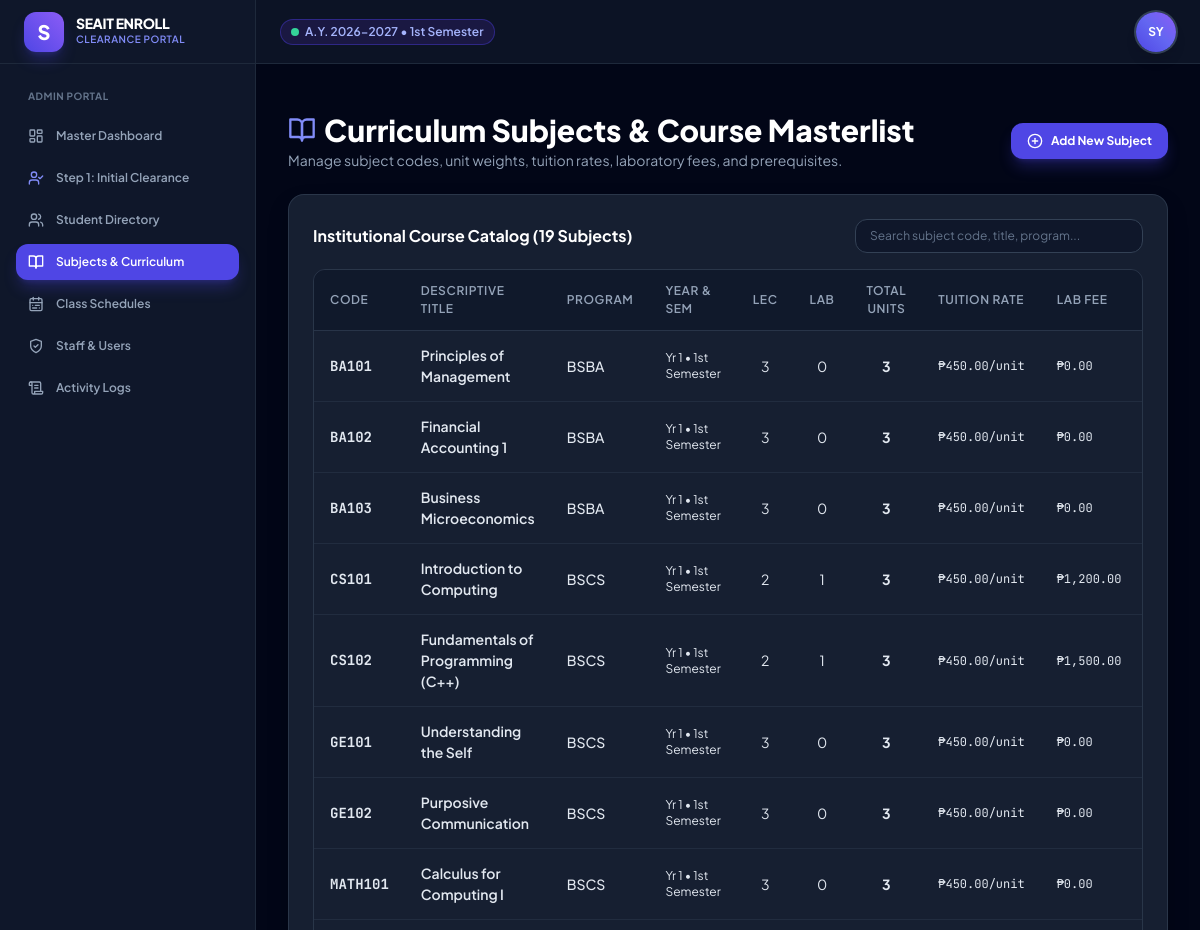
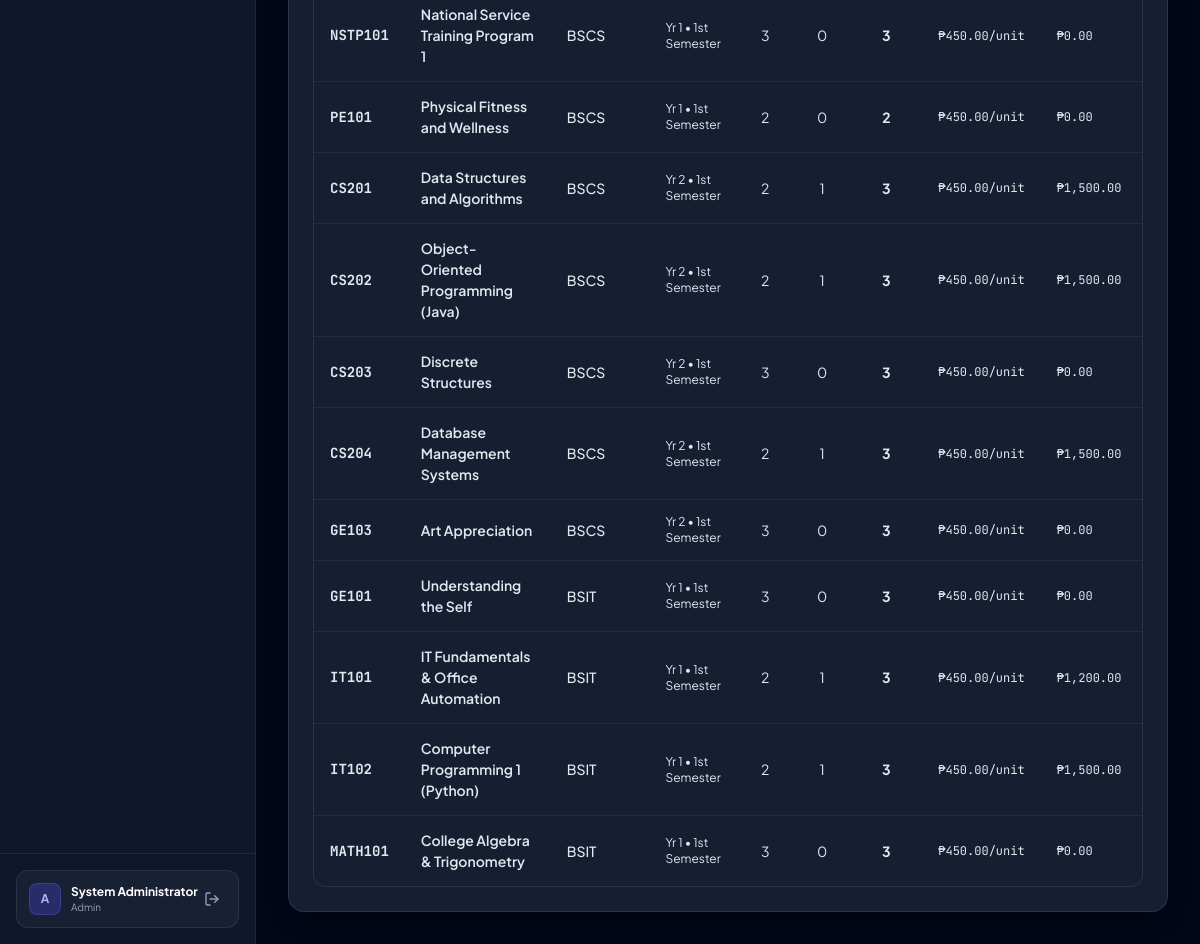
Screenshot of /modules/admin/subjects.php (signed in) with the database file from the repository (2 pictures, top to bottom).
### tables this page shows
CREATE TABLE `academic_terms` (
    `id` INT NOT NULL AUTO_INCREMENT PRIMARY KEY,
    `academic_year` VARCHAR(20) NOT NULL,
    `semester` VARCHAR(20) NOT NULL,
    `is_active` TINYINT(1) DEFAULT 0,
    `created_at` TIMESTAMP DEFAULT CURRENT_TIMESTAMP
);

CREATE TABLE `subjects` (
    `id` INT NOT NULL AUTO_INCREMENT PRIMARY KEY,
    `program_id` INT NOT NULL,
    `code` VARCHAR(20) NOT NULL,
    `title` VARCHAR(150) NOT NULL,
    `lecture_units` INT DEFAULT 3,
    `lab_units` INT DEFAULT 0,
    `total_units` INT DEFAULT 3,
    `tuition_rate_per_unit` DECIMAL(10,2) DEFAULT 450.00,
    `lab_fee` DECIMAL(10,2) DEFAULT 0.00,
    `prerequisites` VARCHAR(100) DEFAULT 'None',
    `year_level` INT NOT NULL,
    `semester` VARCHAR(20) NOT NULL,
    `created_at` TIMESTAMP DEFAULT CURRENT_TIMESTAMP
);

CREATE TABLE `programs` (
    `id` INT NOT NULL AUTO_INCREMENT PRIMARY KEY,
    `department_id` INT NOT NULL,
    `code` VARCHAR(20) NOT NULL UNIQUE,
    `name` VARCHAR(150) NOT NULL,
    `total_years` INT DEFAULT 4,
    `created_at` TIMESTAMP DEFAULT CURRENT_TIMESTAMP
);

### config/functions.php (called while the page is built, shortened)
<?php
function url($path = '') {
    return BASE_URL . ltrim($path, '/');
}
function is_logged_in() {
    return isset($_SESSION['user_id']) && !empty($_SESSION['user_id']);
}
function current_user() {
    return [
        'id'            => $_SESSION['user_id'] ?? null,
        'username'      => $_SESSION['username'] ?? '',
        'email'         => $_SESSION['email'] ?? '',
        'role'          => $_SESSION['role'] ?? '',
        'full_name'     => $_SESSION['full_name'] ?? '',
        'department_id' => $_SESSION['department_id'] ?? null,
        'student_id'    => $_SESSION['student_id'] ?? null,
        'student_no'    => $_SESSION['student_no'] ?? null,
        'program_id'    => $_SESSION['program_id'] ?? null,
        'program_code'  => $_SESSION['program_code'] ?? null,
    ];
}
function get_active_term() {
    $db = getDB();
    $stmt = $db->query("SELECT * FROM academic_terms WHERE is_active = 1 LIMIT 1");
    $term = $stmt->fetch();
    return $term;
}
function format_currency($amount) {
    return '₱' . number_format((float)$amount, 2);
}

### modules/admin/subjects.php (the view, shortened to what this page needs)
<?php
require_once __DIR__ . '/../../config/functions.php';
$db = getDB();
$subjects = $db->query("SELECT s.*, p.code as program_code FROM subjects s JOIN programs p ON s.program_id = p.id ORDER BY p.code, s.year_level, s.code")->fetchAll();
include __DIR__ . '/../../includes/header.php';
?>
<div class="space-y-6 max-w-7xl mx-auto">
    <div class="flex flex-col sm:flex-row sm:items-center justify-between gap-4">
        <div>
            <h1 class="text-2xl sm:text-3xl font-extrabold text-white flex items-center gap-2">
                <i data-lucide="book-open" class="w-7 h-7 text-indigo-400"></i>
                Curriculum Subjects & Course Masterlist
            </h1>
            <p class="text-xs sm:text-sm text-slate-400 mt-0.5">
                Manage subject codes, unit weights, tuition rates, laboratory fees, and prerequisites.
            </p>
        </div>
        <button onclick="openModal('add-subject-modal')" class="px-4 py-2.5 bg-indigo-600 hover:bg-indigo-500 text-white text-xs font-bold rounded-xl shadow-lg shadow-indigo-600/30 flex items-center gap-2 transition-all">
            <i data-lucide="plus-circle" class="w-4 h-4"></i>
            Add New Subject
        </button>
    </div>
    <div class="glass-card p-6 space-y-4">
        <div class="flex flex-col sm:flex-row sm:items-center justify-between gap-4">
            <h2 class="text-base font-bold text-white">Institutional Course Catalog (<?= count($subjects) ?> Subjects)</h2>
            <div class="w-full sm:w-72">
                <input type="text" data-table-search="subj-table" placeholder="Search subject code, title, program..." class="w-full bg-slate-900 border border-slate-700 rounded-xl px-3.5 py-2 text-xs text-white placeholder-slate-500 focus:outline-none focus:border-indigo-500">
            </div>
        </div>
        <div class="data-table-container">
            <table class="data-table" id="subj-table">
                <thead>
                    <tr>
                        <th>Code</th>
                        <th>Descriptive Title</th>
                        <th>Program</th>
                        <th>Year & Sem</th>
                        <th class="text-center">Lec</th>
                        <th class="text-center">Lab</th>
                        <th class="text-center">Total Units</th>
                        <th>Tuition Rate</th>
                        <th>Lab Fee</th>
                        <th>Prerequisites</th>
                    </tr>
                </thead>
                <tbody>
                    <?php foreach ($subjects as $s): ?>
                        <tr>
                            <td class="font-mono font-bold text-indigo-400"><?= htmlspecialchars($s['code']) ?></td>
                            <td class="font-semibold text-white"><?= htmlspecialchars($s['title']) ?></td>
                            <td class="font-medium text-slate-300"><?= htmlspecialchars($s['program_code']) ?></td>
                            <td class="text-xs text-slate-300">Yr <?= htmlspecialchars($s['year_level']) ?> &bull; <?= htmlspecialchars($s['semester']) ?></td>
                            <td class="text-center text-slate-400"><?= htmlspecialchars($s['lecture_units']) ?></td>
                            <td class="text-center text-slate-400"><?= htmlspecialchars($s['lab_units']) ?></td>
                            <td class="text-center font-bold text-white"><?= htmlspecialchars($s['total_units']) ?></td>
                            <td class="font-mono text-slate-300 text-xs"><?= format_currency($s['tuition_rate_per_unit']) ?>/unit</td>
                            <td class="font-mono text-slate-300 text-xs"><?= format_currency($s['lab_fee']) ?></td>
                            <td class="text-xs text-slate-400"><?= htmlspecialchars($s['prerequisites']) ?></td>
                        </tr>
                    <?php endforeach; ?>
                </tbody>
            </table>
        </div>
    </div>
</div>
<?php include __DIR__ . '/../../includes/footer.php'; ?>

### includes/header.php (shortened to what this page needs)
<?php
require_once __DIR__ . '/../config/functions.php';
$user = current_user();
$active_term = get_active_term();
?>
<!DOCTYPE html>
<html lang="en" class="dark">
<head>
    <script src="https://cdn.tailwindcss.com"></script>
    <link rel="stylesheet" href="<?= url('assets/css/style.css') ?>">
    <link rel="stylesheet" href="<?= url('assets/css/print.css') ?>" media="print">
</head>
<body class="bg-slate-950 text-slate-100 flex min-h-screen">
    <?php if (is_logged_in()): ?>
    <?php include __DIR__ . '/sidebar.php'; ?>
    <?php endif; ?>
    <div class="flex-1 flex flex-col min-w-0">
        <?php if (is_logged_in()): ?>
        <header class="h-16 bg-slate-900/80 backdrop-blur-md border-b border-slate-800 flex items-center justify-between px-4 sm:px-6 z-30 sticky top-0">
            <div class="flex items-center gap-3">
                <div class="flex items-center gap-2">
                    <span class="inline-flex items-center gap-1.5 px-2.5 py-1 rounded-full text-xs font-semibold bg-indigo-950/80 text-indigo-300 border border-indigo-700/50">
                        <span class="w-2 h-2 rounded-full bg-emerald-400 animate-pulse"></span>
                        A.Y. <?= htmlspecialchars($active_term['academic_year']) ?> &bull; <?= htmlspecialchars($active_term['semester']) ?>
                    </span>
                </div>
            </div>
            <div class="flex items-center gap-4">
                <div class="relative" id="user-profile-menu-container">
                    <button type="button" id="user-profile-btn" onclick="toggleUserProfileDropdown(event)" class="w-10 h-10 rounded-full bg-gradient-to-tr from-indigo-600 via-indigo-500 to-violet-500 hover:from-indigo-500 hover:to-violet-400 flex items-center justify-center font-bold text-xs text-white shadow-lg ring-2 ring-slate-700 hover:ring-indigo-400 active:scale-95 transition-all focus:outline-none cursor-pointer select-none" aria-label="User profile menu" aria-expanded="false" title="Tap to toggle Actions Menu">
                        <span id="user-avatar-initials" class="pointer-events-none"><?= strtoupper(substr($user['full_name'] ?? $user['username'], 0, 2)) ?></span>
                    </button>
                </div>
            </div>
        </header>
        <?php endif; ?>
        <div class="px-4 sm:px-6 pt-4">
        </div>
        <main class="flex-1 overflow-y-auto p-4 sm:p-6 lg:p-8">

### assets/css/style.css (style rules this page uses)
:root { --font-main: 'Plus Jakarta Sans', -apple-system, BlinkMacSystemFont, 'Segoe UI', Roboto, sans-serif; --font-mono: 'JetBrains Mono', monospace; --primary: #4f46e5; --primary-hover: #4338ca; --primary-light: #eef2ff; --primary-dark: #3730a3; --accent: #06b6d4; --success: #10b981; --warning: #f59e0b; --danger: #ef4444; --info: #3b82f6; --bg-main: #0f172a; --bg-surface: #1e293b; --bg-card: rgba(30, 41, 59, 0.75); --border-color: rgba(51, 65, 85, 0.7); --text-primary: #f8fafc; --text-secondary: #94a3b8; --text-muted: #64748b; --radius-sm: 8px; --radius-md: 12px; --radius-lg: 16px; --radius-xl: 24px; --shadow-subtle: 0 4px 6px -1px rgba(0, 0, 0, 0.1), 0 2px 4px -1px rgba(0, 0, 0, 0.06); --shadow-card: 0 10px 25px -5px rgba(0, 0, 0, 0.3), 0 8px 10px -6px rgba(0, 0, 0, 0.2); --shadow-glow: 0 0 25px -5px rgba(79, 70, 229, 0.35); }
* { box-sizing: border-box; margin: 0; padding: 0; }
body { font-family: var(--font-main); background-color: var(--bg-main); color: var(--text-primary); min-height: 100vh; overflow-x: hidden; line-height: 1.5; }
.glass-card { background: var(--bg-card); backdrop-filter: blur(16px); -webkit-backdrop-filter: blur(16px); border: 1px solid var(--border-color); border-radius: var(--radius-lg); box-shadow: var(--shadow-card); }
.data-table-container { overflow-x: auto; border-radius: var(--radius-md); border: 1px solid var(--border-color); }
.data-table { width: 100%; border-collapse: separate; border-spacing: 0; font-size: 0.875rem; text-align: left; }
.data-table th { background-color: rgba(15, 23, 42, 0.7); color: #94a3b8; font-weight: 600; text-transform: uppercase; font-size: 0.75rem; letter-spacing: 0.05em; padding: 12px 16px; border-bottom: 1px solid var(--border-color); }
.data-table td { padding: 14px 16px; border-bottom: 1px solid rgba(51, 65, 85, 0.4); color: #e2e8f0; }
.data-table tbody tr:last-child td { border-bottom: none; }

### rows the page displays
academic_terms: academic_year "2026-2027", semester "1st Semester"
subjects: code "BA101", title "Principles of Management", program.code "BSBA", year_level "1", semester "1st Semester", lecture_units "3", lab_units "0", total_units "3", tuition_rate_per_unit "₱450.00", lab_fee "₱0.00"
subjects: code "BA102", title "Financial Accounting 1", program.code "BSBA", year_level "1", semester "1st Semester", lecture_units "3", lab_units "0", total_units "3", tuition_rate_per_unit "₱450.00", lab_fee "₱0.00"
subjects: code "BA103", title "Business Microeconomics", program.code "BSBA", year_level "1", semester "1st Semester", lecture_units "3", lab_units "0", total_units "3", tuition_rate_per_unit "₱450.00", lab_fee "₱0.00"
subjects: code "CS101", title "Introduction to Computing", program.code "BSCS", year_level "1", semester "1st Semester", lecture_units "2", lab_units "1", total_units "3", tuition_rate_per_unit "₱450.00", lab_fee "₱1,200.00"
subjects: code "CS102", title "Fundamentals of Programming (C++)", program.code "BSCS", year_level "1", semester "1st Semester", lecture_units "2", lab_units "1", total_units "3", tuition_rate_per_unit "₱450.00", lab_fee "₱1,500.00"
subjects: code "GE101", title "Understanding the Self", program.code "BSCS", year_level "1", semester "1st Semester", lecture_units "3", lab_units "0", total_units "3", tuition_rate_per_unit "₱450.00", lab_fee "₱0.00"
subjects: code "GE102", title "Purposive Communication", program.code "BSCS", year_level "1", semester "1st Semester", lecture_units "3", lab_units "0", total_units "3", tuition_rate_per_unit "₱450.00", lab_fee "₱0.00"
subjects: code "MATH101", title "Calculus for Computing I", program.code "BSCS", year_level "1", semester "1st Semester", lecture_units "3", lab_units "0", total_units "3", tuition_rate_per_unit "₱450.00", lab_fee "₱0.00"
subjects: code "NSTP101", title "National Service Training Program 1", program.code "BSCS", year_level "1", semester "1st Semester", lecture_units "3", lab_units "0", total_units "3", tuition_rate_per_unit "₱450.00", lab_fee "₱0.00"
subjects: code "PE101", title "Physical Fitness and Wellness", program.code "BSCS", year_level "1", semester "1st Semester", lecture_units "2", lab_units "0", total_units "2", tuition_rate_per_unit "₱450.00", lab_fee "₱0.00"
subjects: code "CS201", title "Data Structures and Algorithms", program.code "BSCS", year_level "2", semester "1st Semester", lecture_units "2", lab_units "1", total_units "3", tuition_rate_per_unit "₱450.00", lab_fee "₱1,500.00"
subjects: code "CS202", title "Object-Oriented Programming (Java)", program.code "BSCS", year_level "2", semester "1st Semester", lecture_units "2", lab_units "1", total_units "3", tuition_rate_per_unit "₱450.00", lab_fee "₱1,500.00"
subjects: code "CS203", title "Discrete Structures", program.code "BSCS", year_level "2", semester "1st Semester", lecture_units "3", lab_units "0", total_units "3", tuition_rate_per_unit "₱450.00", lab_fee "₱0.00"
subjects: code "CS204", title "Database Management Systems", program.code "BSCS", year_level "2", semester "1st Semester", lecture_units "2", lab_units "1", total_units "3", tuition_rate_per_unit "₱450.00", lab_fee "₱1,500.00"
subjects: code "GE103", title "Art Appreciation", program.code "BSCS", year_level "2", semester "1st Semester", lecture_units "3", lab_units "0", total_units "3", tuition_rate_per_unit "₱450.00", lab_fee "₱0.00"
subjects: code "GE101", title "Understanding the Self", program.code "BSIT", year_level "1", semester "1st Semester", lecture_units "3", lab_units "0", total_units "3", tuition_rate_per_unit "₱450.00", lab_fee "₱0.00"
subjects: code "IT101", title "IT Fundamentals & Office Automation", program.code "BSIT", year_level "1", semester "1st Semester", lecture_units "2", lab_units "1", total_units "3", tuition_rate_per_unit "₱450.00", lab_fee "₱1,200.00"
subjects: code "IT102", title "Computer Programming 1 (Python)", program.code "BSIT", year_level "1", semester "1st Semester", lecture_units "2", lab_units "1", total_units "3", tuition_rate_per_unit "₱450.00", lab_fee "₱1,500.00"
subjects: code "MATH101", title "College Algebra & Trigonometry", program.code "BSIT", year_level "1", semester "1st Semester", lecture_units "3", lab_units "0", total_units "3", tuition_rate_per_unit "₱450.00", lab_fee "₱0.00"

### other values shown
$role "ADMIN"
substr($user['username'] ?? 'U', 0, 1) "A"
$user['full_name'] "System Administrator"
$user['role'] "Admin"
substr($user['full_name'] ?? $user['username'], 0, 2) "SY"
count($subjects) "19"
